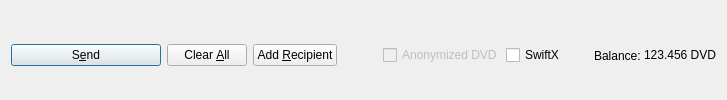
         <widget class="QFrame" name="frame_Send">
          <layout class="QHBoxLayout" name="horizontalLayout">
           <property name="bottomMargin">
            <number>0</number>
           </property>
           <item>
            <widget class="QPushButton" name="sendButton">
             <property name="minimumSize">
              <size>
               <width>150</width>
               <height>0</height>
              </size>
             </property>
             <property name="toolTip">
              <string>Confirm the send action</string>
             </property>
             <property name="text">
              <string>S&amp;end</string>
             </property>
             <property name="icon">
              <iconset resource="../dividend.qrc">
               <normaloff>:/icons/send</normaloff>:/icons/send</iconset>
             </property>
             <property name="autoDefault">
              <bool>false</bool>
             </property>
             <property name="default">
              <bool>true</bool>
             </property>
            </widget>
           </item>
           <item>
            <widget class="QPushButton" name="clearButton">
             <property name="sizePolicy">
              <sizepolicy hsizetype="Minimum" vsizetype="Fixed">
               <horstretch>0</horstretch>
               <verstretch>0</verstretch>
              </sizepolicy>
             </property>
             <property name="toolTip">
              <string>Clear all fields of the form.</string>
             </property>
             <property name="text">
              <string>Clear &amp;All</string>
             </property>
             <property name="icon">
              <iconset resource="../dividend.qrc">
               <normaloff>:/icons/remove</normaloff>:/icons/remove</iconset>
             </property>
             <property name="autoDefault">
              <bool>false</bool>
             </property>
            </widget>
           </item>
           <item>
            <widget class="QPushButton" name="addButton">
             <property name="toolTip">
              <string>Send to multiple recipients at once</string>
             </property>
             <property name="text">
              <string>Add &amp;Recipient</string>
             </property>
             <property name="icon">
              <iconset resource="../dividend.qrc">
               <normaloff>:/icons/add</normaloff>:/icons/add</iconset>
             </property>
             <property name="autoDefault">
              <bool>false</bool>
             </property>
            </widget>
           </item>
           <item>
            <spacer name="horizontalSpacer">
             <property name="orientation">
              <enum>Qt::Horizontal</enum>
             </property>
             <property name="sizeHint" stdset="0">
              <size>
               <width>40</width>
               <height>20</height>
              </size>
             </property>
            </spacer>
           </item>
           <item>
            <layout class="QHBoxLayout" name="horizontalLayout_2">
             <property name="spacing">
              <number>3</number>
             </property>
             <item>
              <widget class="QCheckBox" name="checkzDVD">
               <property name="enabled">
                <bool>false</bool>
               </property>
               <property name="text">
                <string>Anonymized DVD</string>
               </property>
              </widget>
             </item>
             <item>
              <widget class="QCheckBox" name="checkSwiftTX">
               <property name="enabled">
                <bool>true</bool>
               </property>
               <property name="minimumSize">
                <size>
                 <width>85</width>
                 <height>0</height>
                </size>
               </property>
               <property name="text">
                <string>SwiftX</string>
               </property>
              </widget>
             </item>
             <item>
              <widget class="QLabel" name="label">
               <property name="text">
                <string>Balance:</string>
               </property>
              </widget>
             </item>
             <item>
              <widget class="QLabel" name="labelBalance">
               <property name="sizePolicy">
                <sizepolicy hsizetype="Preferred" vsizetype="Fixed">
                 <horstretch>0</horstretch>
                 <verstretch>0</verstretch>
                </sizepolicy>
               </property>
               <property name="cursor">
                <cursorShape>IBeamCursor</cursorShape>
               </property>
               <property name="text">
                <string notr="true">123.456 DVD</string>
               </property>
               <property name="textInteractionFlags">
                <set>Qt::LinksAccessibleByMouse|Qt::TextSelectableByKeyboard|Qt::TextSelectableByMouse</set>
               </property>
              </widget>
             </item>
            </layout>
           </item>
          </layout>
         </widget>
